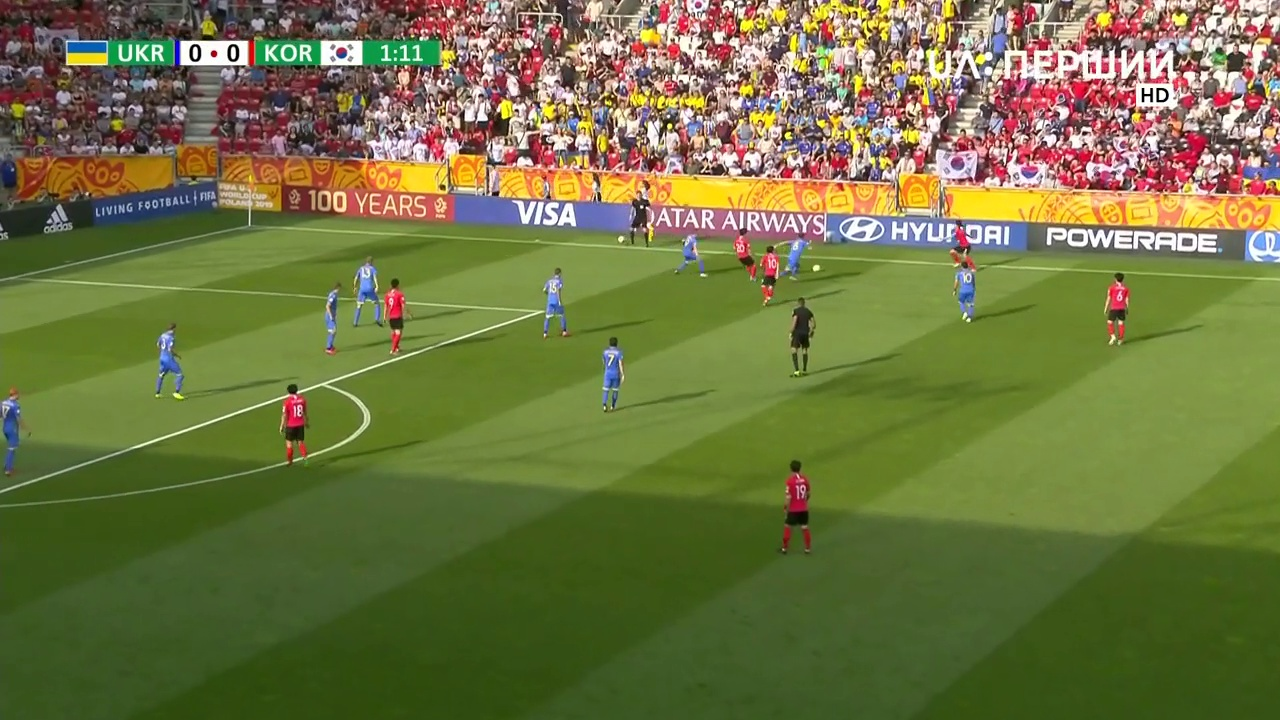
#> input picture frame.jpg, 1280 x 720 px, given in place of football.mp4, which was not available
$ python lines_detection.py   (older library calls are emulated)
#> lines starting #> are read from the running program, lines starting #| are printed output that depends on the picture; after the words box and inside, x2 and y2 are one past the last pixel; in counts of white or black regions, pixels touching at a corner belong together; pictures that were not available may be replaced by others from this repository, and a replacement may not be noted
#> in build_model, frame is the input picture: shape (720, 1280, 3); mean B, G, R 65.4, 116.3, 111.1
import cv2 as cv
import numpy as np
import math
import pandas as pd


def detect_lines(image):
    gray = cv.cvtColor(image, cv.COLOR_BGR2GRAY)
    hsv = cv.cvtColor(image, cv.COLOR_BGR2HSV)
#> hsv: shape (720, 1280, 3); mean H, S, V 49.2, 138.5, 129
    # [11 lines of commented-out code are left out]

    low_threshold = 30
    high_threshold = 60

    low_color = np.array([35, 85, 60])  # 35 25 25
    high_color = np.array([50, 255, 255])  # 70 255 255
    color_mask = cv.inRange(hsv, low_color, high_color)
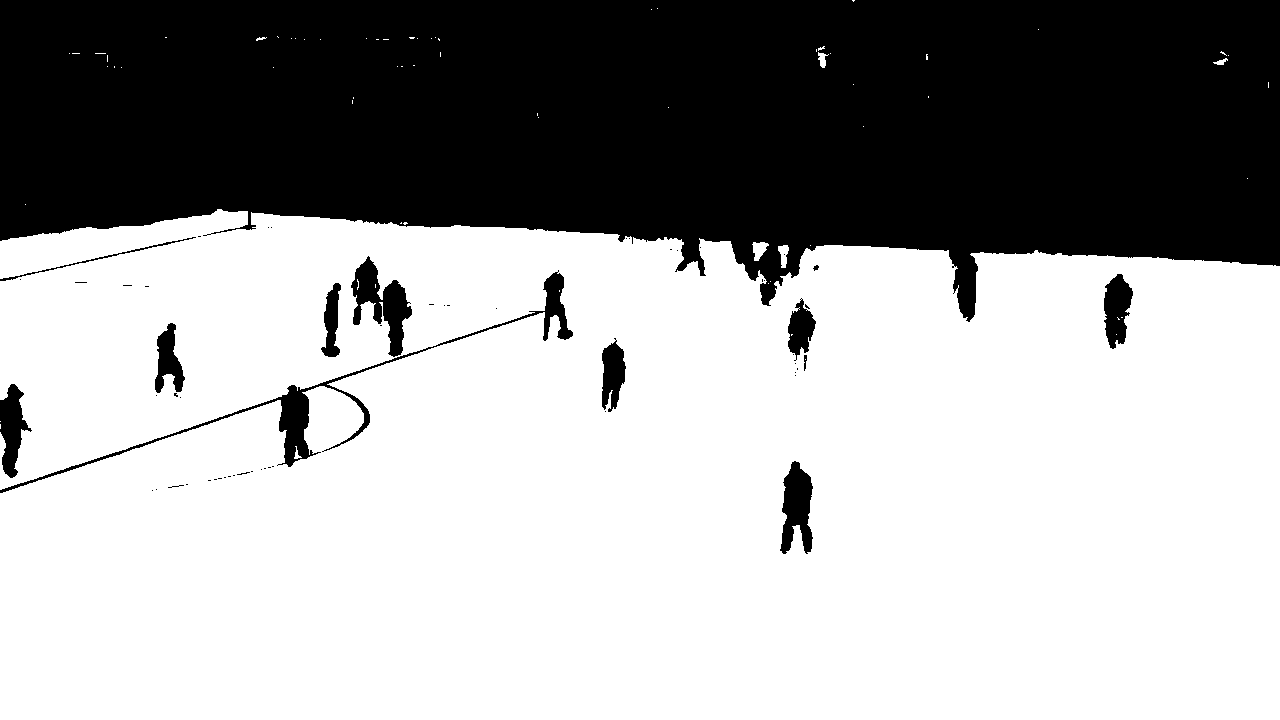
#> color_mask: shape (720, 1280); 64.7% white; 59 black regions (46 under 20 px)
    _, contours, __ = cv.findContours(color_mask, cv.RETR_TREE, cv.CHAIN_APPROX_SIMPLE)
#> contours = 138 contours, 121 with area under 20; largest, box (x1, y1, x2, y2) and area: (0, 209, 1280, 720) 602624, (350, 255, 413, 358) 2786, (779, 460, 814, 555) 2124, (1103, 273, 1134, 350) 1563, (601, 339, 627, 413) 1280

    drop_list = [i for i in range(len(contours)) if cv.contourArea(contours[i]) < 2500]
#> drop_list = 136 values from 0 to 137
    contours = [i for j, i in enumerate(contours) if j not in drop_list]
#> contours = 2 contours; box (x1, y1, x2, y2) and area: (0, 209, 1280, 720) 602624, (350, 255, 413, 358) 2786

    min_y = np.min([[np.min([point[0][1] for point in contours[i]])] for i in range(len(contours))])
#> min_y = 209

    endpoints = []
    for cnt in contours:
        for point in cnt:
            if point[0][1] == min_y:
                endpoints.append(point[0])
#> this loop made 2 passes
#> after the loop, endpoints = [[217, 209], [221, 209]]

    min_x = np.min([point[0] for point in endpoints])
#> min_x = 217
    max_x = image.shape[1] - 1
#> max_x = 1279

    max_y = []
    for i in range(len(contours)):
        for point in contours[i]:
            if point[0][0] == max_x:
                max_y.append(point[0][1])
#> after the loop, max_y = [719, 266]

    max_y = np.min(max_y)
#> max_y = 266

    base_line_tangent = (max_y - min_y)/(max_x - min_x)
#> base_line_tangent = 0.0537
    base_line_angle = math.degrees(math.atan(base_line_tangent))
#> base_line_angle = 3.07

    # for cnt in contours:
    #     cv.drawContours(image, [cnt], -1, (0, 255, 0), 2)

    rho = 1  # distance resolution in pixels of the Hough grid
    theta = np.pi / 180
    threshold = 200  # minimum number of votes (intersections in Hough grid cell)
    min_line_length = 200
    max_line_gap = 60  # maximum gap in pixels between connectible line segments
    line_image = np.copy(image) * 0
#> line_image: shape (720, 1280, 3); every value is 0

    cv.circle(line_image, (min_x, min_y), 5, (0, 0, 255), 2)
#> line_image: shape (720, 1280, 3); mean B, G, R 0, 0, 0
    cv.circle(line_image, (max_x, max_y), 5, (0, 0, 255), 2)
#> line_image: shape (720, 1280, 3); mean B, G, R 0, 0, 0

    cv.line(line_image, (min_x, min_y), (max_x, max_y), (255, 0, 0), 2)
#> line_image: shape (720, 1280, 3); mean B, G, R 0.9, 0, 0

    edges = cv.Canny(gray, low_threshold, high_threshold)
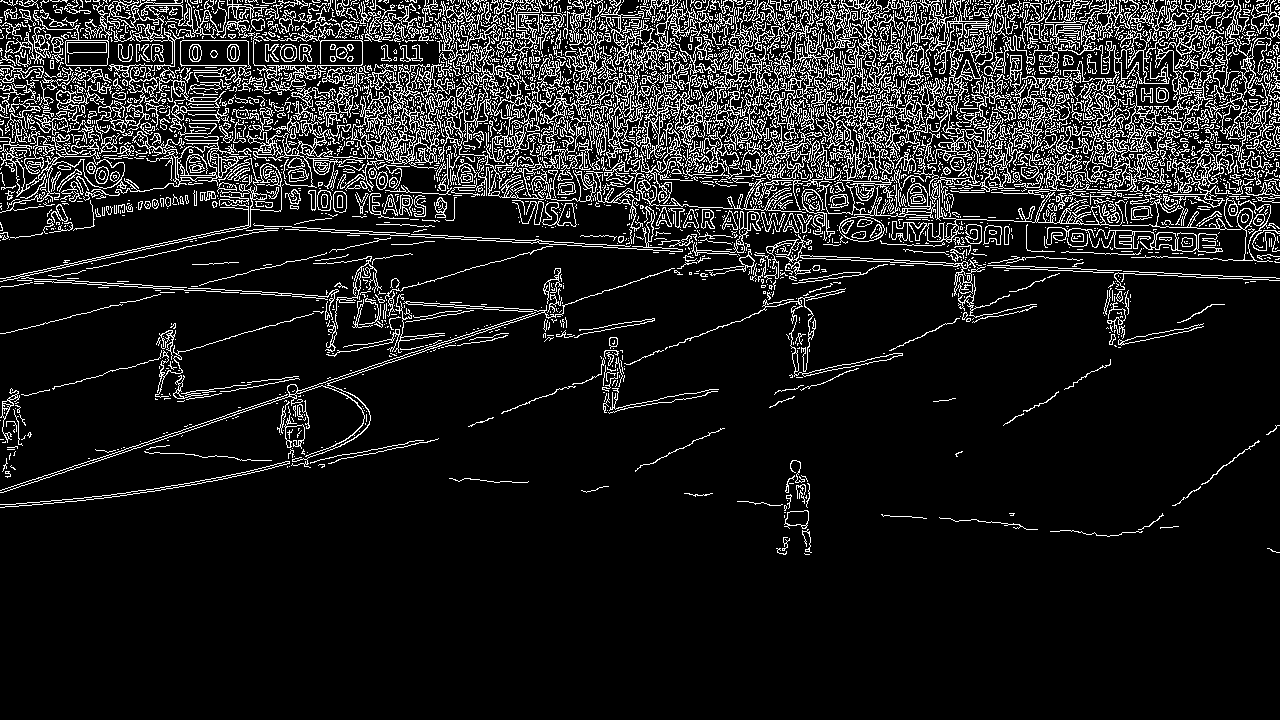
#> edges: shape (720, 1280); 11.9% white in thin lines or dots, all inside (x1, y1, x2, y2) = (0, 0, 1280, 555)

    lines = cv.HoughLinesP(edges, rho, theta, threshold, np.array([]),
                           min_line_length, max_line_gap)
#> lines = 213 rows, first 6: [17, 40, 1271, 40], [1, 147, 1275, 191], [235, 227, 1218, 278], [0, 65, 1277, 65], [245, 225, 1230, 276], [0, 73, 1277, 140]

    for line in lines:
        for x1, y1, x2, y2 in line:

            line_tangent = (y2 - y1) / (x2 - x1)
            line_angle = math.degrees(math.atan(line_tangent))

            # dst = abs((y2 - y1) * base_line_center[0] - (x2 - x1) * base_line_center[1] + x2 * y1 - y2 * x1) /\
                      # np.sqrt((y2 - y1)**2 + (x2 - x1)**2)

            # if abs(line_angle - base_line_angle) <= 0.15:
            color = (np.random.randint(0, 256), np.random.randint(0, 256), np.random.randint(0, 256))
            cv.line(line_image, (x1, y1), (x2, y2), color, 2)
#> this loop made 213 passes
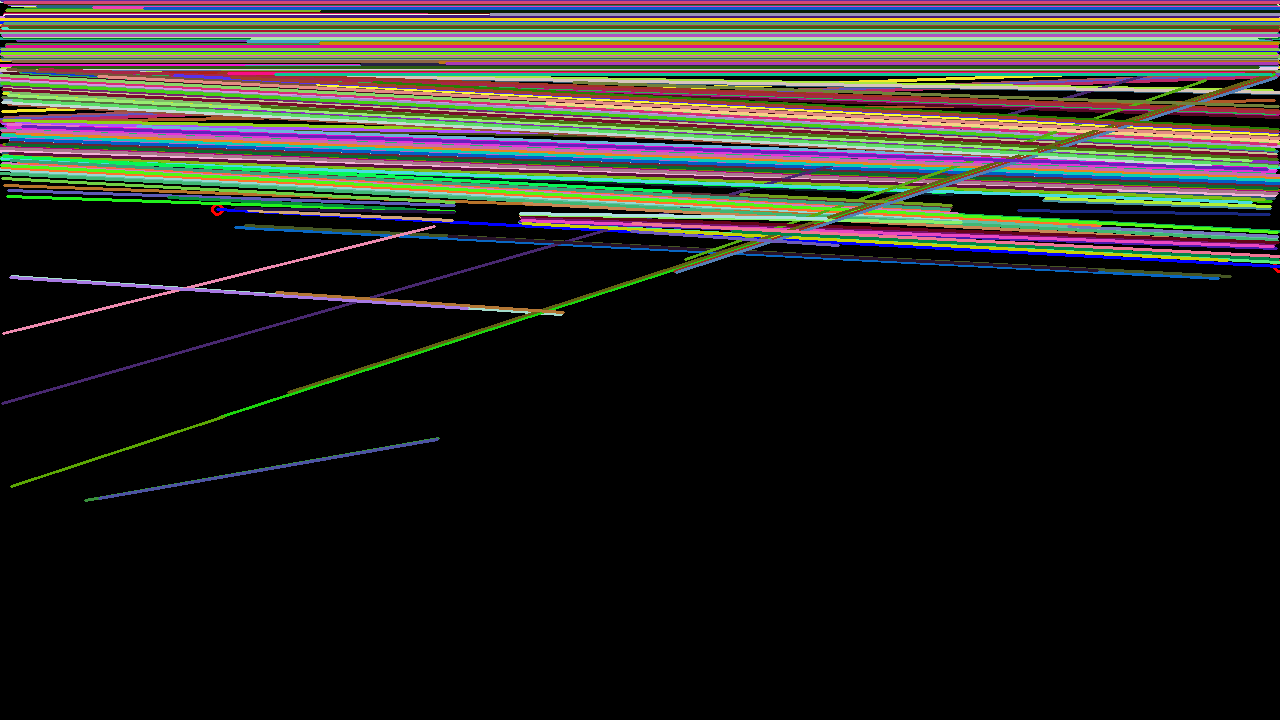
#> line_image: shape (720, 1280, 3); mean B, G, R 34, 38.6, 39.4

    lines_edges = cv.addWeighted(image, 0.8, line_image, 1, 0)
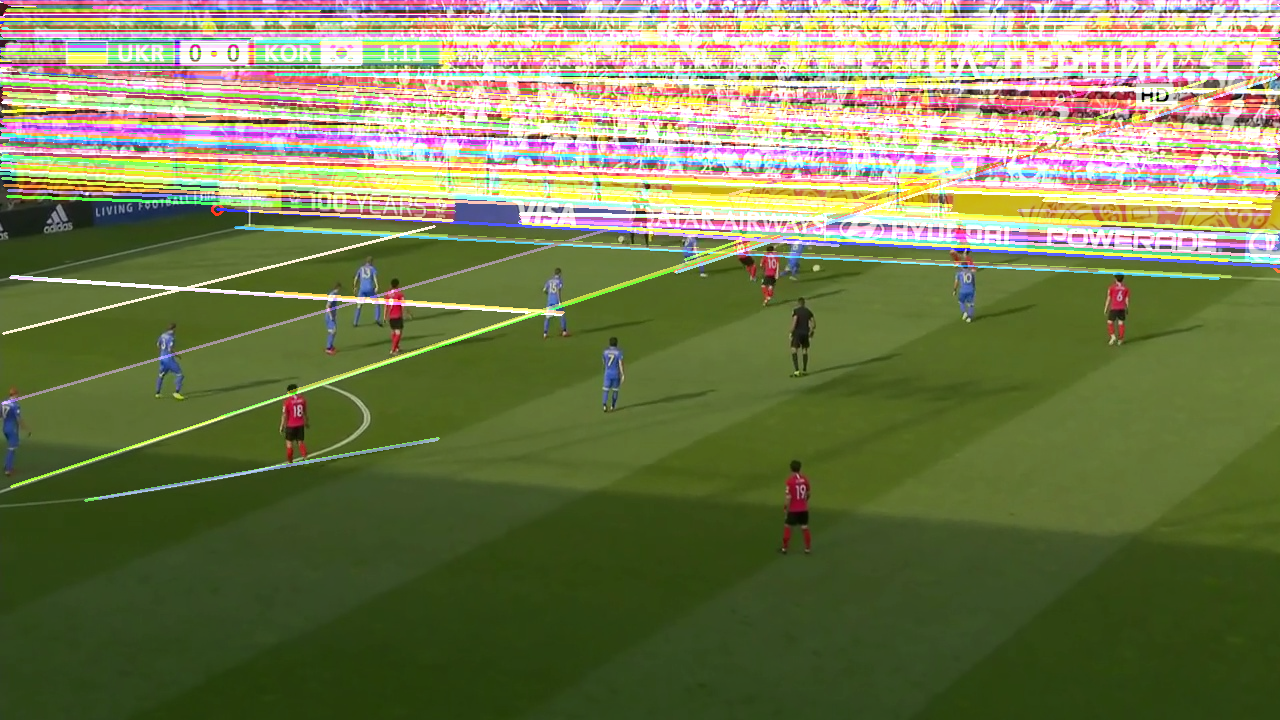
#> lines_edges: shape (720, 1280, 3); mean B, G, R 82.1, 124.1, 117.8
    return lines_edges


def build_model(video, img_name='Set name', files_folder_path='Set path'):
    if not video:
        img = cv.imread(files_folder_path + img_name)
        lines = detect_lines(img)
        cv.imshow('result', lines)
        cv.imwrite(files_folder_path + 'single_line.png', lines)
        key = cv.waitKey(0)
        if key == 27:
            cv.destroyAllWindows()
    else:
        capture = cv.VideoCapture(files_folder_path + 'football.mp4')
        frame_width = int(capture.get(3))
        frame_height = int(capture.get(4))
        four_cc = cv.VideoWriter_fourcc(*'MJPG')
        # out = cv.VideoWriter(files_folder_path + 'lines no filter angle.avi',
                             # four_cc, 30, (frame_width, frame_height), True)
        while capture.isOpened():
            res, frame = capture.read()
            if res:
                lines = detect_lines(frame)
                cv.imshow('result', lines)
                # out.write(lines)
                key = cv.waitKey(1)
#> (key Esc is pressed here)
                if key == 27:
                    break
            else:
                break

        capture.release()
        # out.release()


folder = '/Users/oleksandr/Folder/WinStars/'
image_name = 'frame10.png'
build_model(True, image_name, folder)
